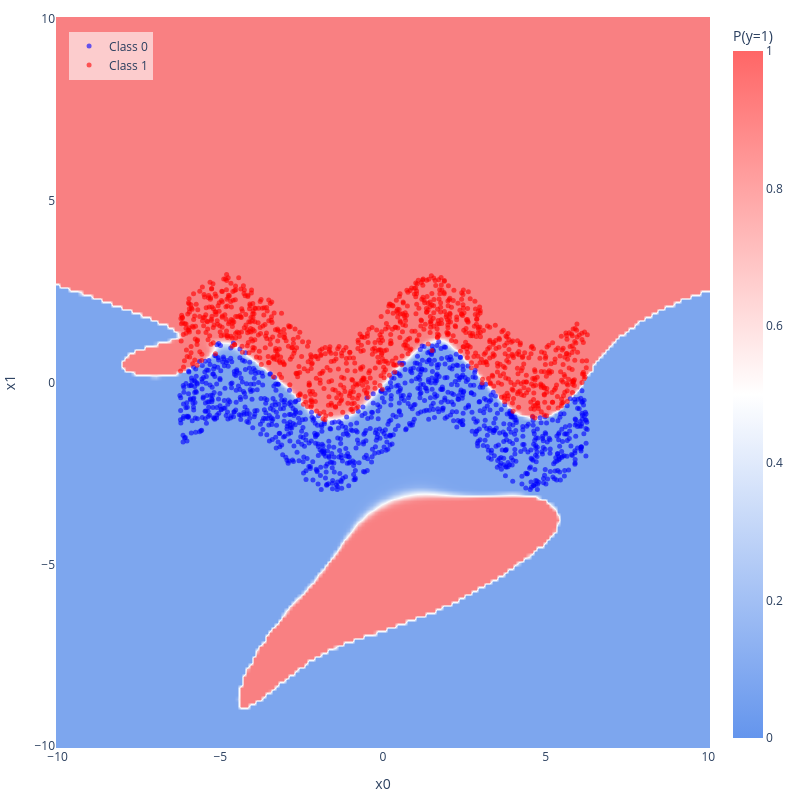

The notebook cell saved with this chart:
### Code cell
# Visualize decision boundary
visualize_decision_boundary(
    model, X_train, y_train, x_range=(-10, 10), y_range=(-10, 10)
)

### Figure 1 — Plotly figure (JSON) as saved in the notebook; plotly's stock layout.template omitted (floating-point values rounded to 4 significant figures; data arrays with more than 128 entries replaced by an {"elided": "..."} marker saying what was removed)
{"data": [{"colorbar": {"title": {"text": "P(y=1)"}}, "colorscale": [[0, "rgb(100, 149, 237)"], [0.5, "rgb(255, 255, 255)"], [1, "rgb(255, 102, 102)"]], "opacity": 0.8, "showscale": true, "type": "heatmap", "x": {"elided": "200 float values"}, "y": {"elided": "200 float values"}, "z": {"elided": "200x200 float values"}, "zsmooth": "best"}, {"marker": {"color": "blue", "opacity": 0.6, "size": 5}, "mode": "markers", "name": "Class 0", "type": "scatter", "x": {"elided": "1019 float values"}, "y": {"elided": "1019 float values"}}, {"marker": {"color": "red", "opacity": 0.6, "size": 5}, "mode": "markers", "name": "Class 1", "type": "scatter", "x": {"elided": "981 float values"}, "y": {"elided": "981 float values"}}], "layout": {"height": 800, "legend": {"bgcolor": "rgba(255,255,255,0.6)", "x": 0.02, "xanchor": "left", "y": 0.98, "yanchor": "top"}, "margin": {"b": 10, "l": 10, "r": 10, "t": 10}, "showlegend": true, "width": 800, "xaxis": {"showgrid": false, "title": {"text": "x0"}, "zeroline": false}, "yaxis": {"showgrid": false, "title": {"text": "x1"}, "zeroline": false}}}
